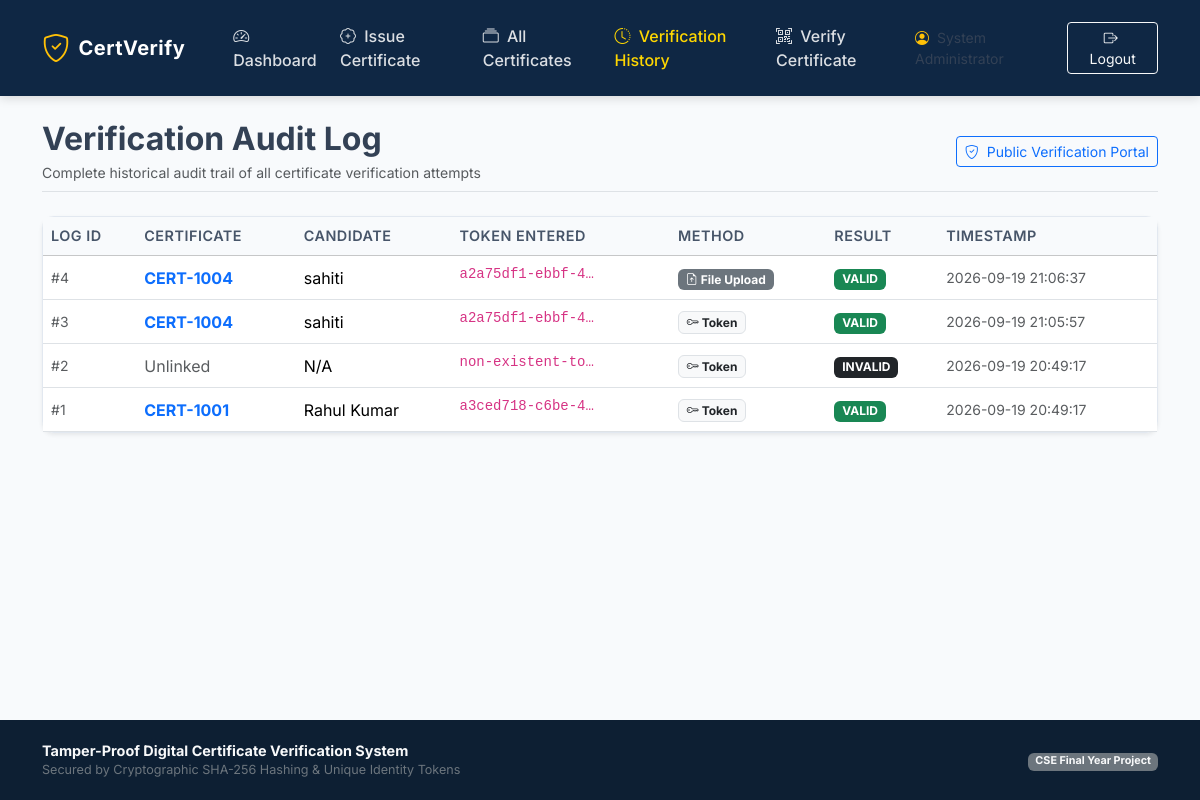
The page /verifications (signed in) on the database its author committed.
### tables this page shows
CREATE TABLE users (
    id INTEGER PRIMARY KEY AUTOINCREMENT,
    name TEXT NOT NULL,
    email TEXT UNIQUE NOT NULL,
    username TEXT UNIQUE NOT NULL,
    password_hash TEXT NOT NULL,
    role TEXT NOT NULL DEFAULT 'admin',
    created_at TIMESTAMP DEFAULT CURRENT_TIMESTAMP
);

CREATE TABLE verifications (
    id INTEGER PRIMARY KEY AUTOINCREMENT,
    certificate_id INTEGER,
    token_entered TEXT NOT NULL,
    verification_result TEXT NOT NULL,
    verification_method TEXT NOT NULL,
    verified_at TIMESTAMP DEFAULT CURRENT_TIMESTAMP,
    FOREIGN KEY (certificate_id) REFERENCES certificates (id) ON DELETE SET NULL
);

CREATE TABLE certificates (
    id INTEGER PRIMARY KEY AUTOINCREMENT,
    certificate_id TEXT UNIQUE NOT NULL,
    candidate_name TEXT NOT NULL,
    course_name TEXT NOT NULL,
    institution_name TEXT NOT NULL,
    issue_date TEXT NOT NULL,
    certificate_type TEXT NOT NULL DEFAULT 'Course Completion',
    file_path TEXT,
    sha256_hash TEXT NOT NULL,
    token TEXT UNIQUE NOT NULL,
    qr_code_path TEXT,
    status TEXT NOT NULL DEFAULT 'VALID',
    created_at TIMESTAMP DEFAULT CURRENT_TIMESTAMP,
    updated_at TIMESTAMP DEFAULT CURRENT_TIMESTAMP
);

### app.py (the view)
@app.route('/verifications')
@login_required
def verifications():
    history = get_verification_history(limit=150)
    return render_template('verifications.html', history=history)

### app.py (called while the page is built)
def login_required(f):
    @wraps(f)
    def decorated_function(*args, **kwargs):
        if 'user_id' not in session:
            flash('Please log in to access this page.', 'warning')
            return redirect(url_for('login', next=request.url))
        return f(*args, **kwargs)
    return decorated_function

@app.context_processor
def inject_user():
    user = None
    if 'user_id' in session:
        user = get_user_by_id(session['user_id'])
    return {'current_user': user, 'now': datetime.now()}

### database.py (called while the page is built)
def get_db_connection():
    os.makedirs(os.path.dirname(Config.DATABASE_PATH), exist_ok=True)
    conn = sqlite3.connect(Config.DATABASE_PATH)
    conn.row_factory = sqlite3.Row
    conn.execute("PRAGMA foreign_keys = ON;")
    return conn

def get_user_by_id(user_id):
    conn = get_db_connection()
    user = conn.execute("SELECT * FROM users WHERE id = ?", (user_id,)).fetchone()
    conn.close()
    return user

def get_verification_history(limit=100):
    conn = get_db_connection()
    query = """
        SELECT v.*, c.certificate_id as cert_code, c.candidate_name, c.course_name
        FROM verifications v
        LEFT JOIN certificates c ON v.certificate_id = c.id
        ORDER BY v.id DESC
        LIMIT ?
    """
    records = conn.execute(query, (limit,)).fetchall()
    conn.close()
    return records

### templates/verifications.html (shortened to what this page needs)
{% extends "base.html" %}
{% block content %}
<div class="d-flex justify-content-between align-items-center mb-4 pb-2 border-bottom">
    <div>
        <h2 class="fw-bold mb-1">Verification Audit Log</h2>
        <p class="text-muted small mb-0">Complete historical audit trail of all certificate verification attempts</p>
    </div>
    <div class="d-flex gap-2">
        <a href="{{ url_for('verify') }}" class="btn btn-outline-primary btn-sm">
            <i class="bi bi-shield-check me-1"></i> Public Verification Portal
        </a>
    </div>
</div>
<div class="card shadow-sm">
    <div class="table-responsive">
        <table class="table table-hover align-middle mb-0 filterable-table">
            <thead class="table-light">
                <tr>
                    <th>Log ID</th>
                    <th>Certificate</th>
                    <th>Candidate</th>
                    <th>Token Entered</th>
                    <th>Method</th>
                    <th>Result</th>
                    <th>Timestamp</th>
                </tr>
            </thead>
            <tbody>
                {% if history %}
                    {% for h in history %}
                    <tr>
                        <td class="text-muted small">#{{ h.id }}</td>
                        <td>
                            {% if h.certificate_id %}
                                <a href="{{ url_for('certificate_details', cert_id=h.certificate_id) }}" class="fw-bold text-decoration-none">
                                    {{ h.cert_code or 'ID: ' ~ h.certificate_id }}
                                </a>
                            {% else %}
                                <span class="text-muted">Unlinked</span>
                            {% endif %}
                        </td>
                        <td>{{ h.candidate_name or 'N/A' }}</td>
                        <td>
                            <code class="small text-truncate d-inline-block" style="max-width: 140px;" title="{{ h.token_entered }}">
                                {{ h.token_entered }}
                            </code>
                        </td>
                        <td>
                            {% if h.verification_method == 'QR' %}
                                <span class="badge bg-info text-dark"><i class="bi bi-qr-code"></i> QR Scan</span>
                            {% elif h.verification_method == 'FILE_UPLOAD' %}
                                <span class="badge bg-secondary"><i class="bi bi-file-earmark-arrow-up"></i> File Upload</span>
                            {% else %}
                                <span class="badge bg-light text-dark border"><i class="bi bi-key"></i> Token</span>
                            {% endif %}
                        </td>
                        <td>
                            {% if h.verification_result == 'VALID' %}
                                <span class="badge bg-success">VALID</span>
                            {% elif h.verification_result == 'TAMPERED' %}
                                <span class="badge bg-danger">TAMPERED</span>
                            {% elif h.verification_result == 'REVOKED' %}
                                <span class="badge bg-warning text-dark">REVOKED</span>
                            {% else %}
                                <span class="badge bg-dark">INVALID</span>
                            {% endif %}
                        </td>
                        <td class="small text-muted">{{ h.verified_at }}</td>
                    </tr>
                    {% endfor %}
                {% endif %}
            </tbody>
        </table>
    </div>
</div>
{% endblock %}

### templates/base.html (shortened to what this page needs)
<!DOCTYPE html>
<html lang="en">
<head>
    <link href="https://cdn.jsdelivr.net/npm/bootstrap@5.3.3/dist/css/bootstrap.min.css" rel="stylesheet">
    <link rel="stylesheet" href="https://cdn.jsdelivr.net/npm/bootstrap-icons@1.11.3/font/bootstrap-icons.min.css">
    <link rel="stylesheet" href="{{ url_for('static', filename='css/style.css') }}">
</head>
<body>
    <nav class="navbar navbar-expand-lg navbar-dark navbar-custom py-3">
        <div class="container">
            <a class="navbar-brand d-flex align-items-center gap-2" href="{{ url_for('dashboard') if current_user else url_for('verify') }}">
                <i class="bi bi-shield-check text-warning fs-3"></i>
                <span class="fs-5">CertVerify</span>
            </a>
            <div class="collapse navbar-collapse" id="navbarMain">
                <ul class="navbar-nav me-auto mb-2 mb-lg-0 ms-lg-4">
                    {% if current_user %}
                    <li class="nav-item">
                        <a class="nav-link {{ 'active' if request.endpoint == 'dashboard' }}" href="{{ url_for('dashboard') }}">
                            <i class="bi bi-speedometer2 me-1"></i> Dashboard
                        </a>
                    </li>
                    <li class="nav-item">
                        <a class="nav-link {{ 'active' if request.endpoint == 'issue_certificate' }}" href="{{ url_for('issue_certificate') }}">
                            <i class="bi bi-patch-plus me-1"></i> Issue Certificate
                        </a>
                    </li>
                    <li class="nav-item">
                        <a class="nav-link {{ 'active' if request.endpoint == 'certificates' }}" href="{{ url_for('certificates') }}">
                            <i class="bi bi-collection me-1"></i> All Certificates
                        </a>
                    </li>
                    <li class="nav-item">
                        <a class="nav-link {{ 'active' if request.endpoint == 'verifications' }}" href="{{ url_for('verifications') }}">
                            <i class="bi bi-clock-history me-1"></i> Verification History
                        </a>
                    </li>
                    {% endif %}
                    <li class="nav-item">
                        <a class="nav-link {{ 'active' if request.endpoint in ['verify', 'verify_token'] }}" href="{{ url_for('verify') }}">
                            <i class="bi bi-qr-code-scan me-1"></i> Verify Certificate
                        </a>
                    </li>
                </ul>
                <div class="d-flex align-items-center gap-3">
                    {% if current_user %}
                    <span class="text-light-50 small d-none d-md-inline">
                        <i class="bi bi-person-circle me-1 text-warning"></i> {{ current_user.name }}
                    </span>
                    <a href="{{ url_for('logout') }}" class="btn btn-outline-light btn-sm px-3">
                        <i class="bi bi-box-arrow-right me-1"></i> Logout
                    </a>
                    {% else %}
                    <a href="{{ url_for('login') }}" class="btn btn-warning btn-sm px-3 fw-semibold">
                        <i class="bi bi-box-arrow-in-right me-1"></i> Admin Login
                    </a>
                    {% endif %}
                </div>
            </div>
        </div>
    </nav>
    <main class="container my-4 flex-grow-1">
        {% block content %}{% endblock %}
    </main>
    <footer>
        <div class="container text-center">
            <div class="row align-items-center">
                <div class="col-md-6 text-md-start mb-2 mb-md-0">
                    <span class="fw-bold text-light">Tamper-Proof Digital Certificate Verification System</span>
                    <div class="small text-secondary">Secured by Cryptographic SHA-256 Hashing & Unique Identity Tokens</div>
                </div>
                <div class="col-md-6 text-md-end">
                    <span class="badge bg-secondary text-light">CSE Final Year Project</span>
                </div>
            </div>
        </div>
    </footer>
</body>
</html>

### static/css/style.css (style rules this page uses)
:root { --primary: #0f2744; --primary-light: #1e3a5f; --accent: #c59b27; --accent-hover: #b08a20; --success: #198754; --danger: #dc3545; --warning: #ffc107; --info: #0dcaf0; --dark: #1e293b; --light-bg: #f8fafc; --card-bg: #ffffff; --border-color: #e2e8f0; }
body { background-color: var(--light-bg); font-family: 'Inter', -apple-system, BlinkMacSystemFont, "Segoe UI", Roboto, "Helvetica Neue", Arial, sans-serif; color: #334155; min-height: 100vh; display: flex; flex-direction: column; }
.navbar-custom { background-color: var(--primary); box-shadow: 0 2px 10px rgba(0, 0, 0, 0.15); }
.navbar-custom .navbar-brand { font-weight: 700; letter-spacing: 0.5px; color: #ffffff; }
.navbar-custom .nav-link { color: rgba(255, 255, 255, 0.85); font-weight: 500; transition: color 0.2s ease-in-out; }
.navbar-custom .nav-link:hover, .navbar-custom .nav-link.active { color: #ffd700; }
footer { margin-top: auto; background-color: #0d1f33; color: #94a3b8; padding: 20px 0; font-size: 0.9rem; }
.card { border: 1px solid var(--border-color); border-radius: 12px; box-shadow: 0 4px 12px rgba(0, 0, 0, 0.04); background-color: var(--card-bg); transition: transform 0.2s, box-shadow 0.2s; }
.table th { background-color: #f8fafc; color: #475569; font-weight: 600; font-size: 0.9rem; text-transform: uppercase; letter-spacing: 0.5px; }
.table td { vertical-align: middle; }

### rows shown on the page
users: name "System Administrator"
verifications: id "4", certificate_id "CERT-1004", candidate_name "sahiti", token_entered "a2a75df1-ebbf-4…", verification_method "FILE_UPLOAD" (drawn), verification_result "VALID", verified_at "2026-09-19 21:06:37"
verifications: id "3", certificate_id "CERT-1004", candidate_name "sahiti", token_entered "a2a75df1-ebbf-4…", verification_method "TOKEN" (drawn), verification_result "VALID", verified_at "2026-09-19 21:05:57"
verifications: id "2", shows "Unlinked", candidate_name "N/A", token_entered "non-existent-to…", verification_method "TOKEN" (drawn), verification_result "INVALID", verified_at "2026-09-19 20:49:17"
verifications: id "1", certificate_id "CERT-1001", candidate_name "Rahul Kumar", token_entered "a3ced718-c6be-4…", verification_method "TOKEN" (drawn), verification_result "VALID", verified_at "2026-09-19 20:49:17"
